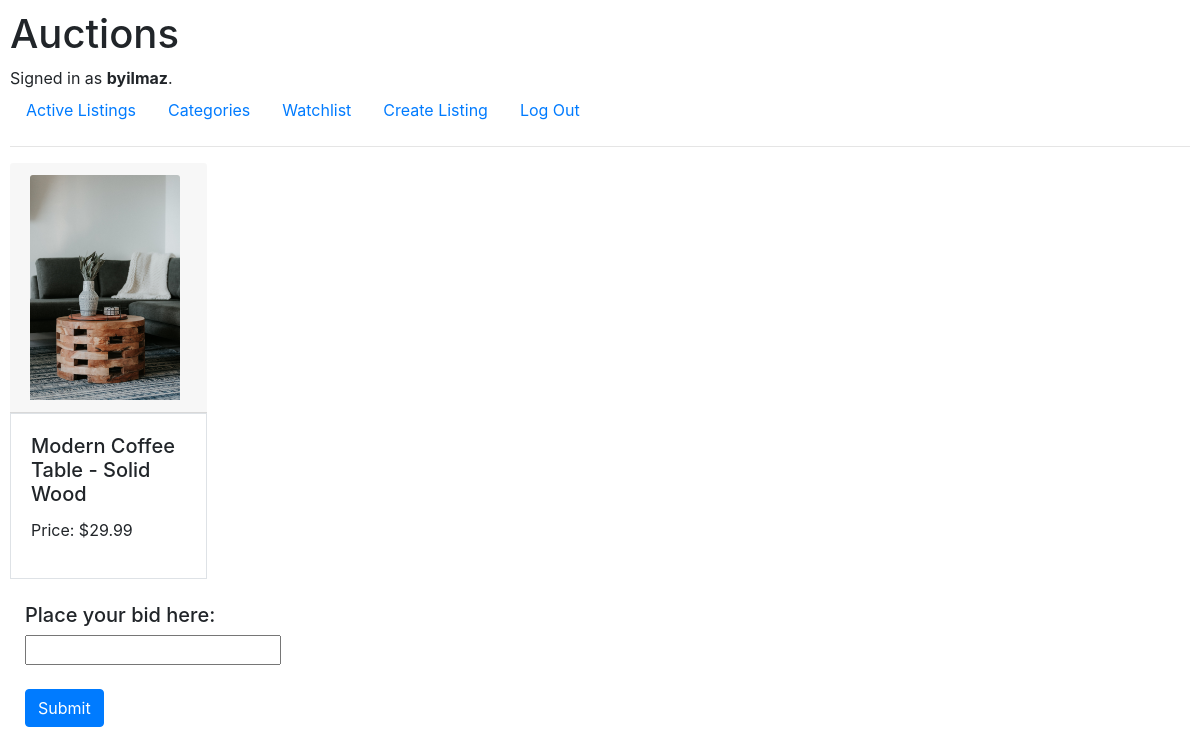
Screenshot of /place_bid/22 (signed in) with the database file from the repository.
### auctions/models.py (models this page shows, shortened)
class User(AbstractUser):
    pass

class Listing(models.Model):
    image = models.ImageField(
        'image', upload_to='auctions/static/auctions/images', default='image')
    status = models.BooleanField(default=True)
    title = models.CharField(max_length=64)
    content = models.TextField()
    starting_price = models.FloatField()
    created_at = models.DateTimeField(auto_now_add=True)
    author = models.ForeignKey(
        User, null=True, blank=True, on_delete=models.DO_NOTHING)
    category = models.ForeignKey(
        Category, null=True, on_delete=models.DO_NOTHING)

### auctions/views.py (the view)
# urls.py: path("place_bid/<int:listing_id>", views.place_bid, name="place_bid"),
@ login_required
def place_bid(request, listing_id):
    listing = get_listing(listing_id)
    bid_list = Bid.objects.filter(listing_id=listing_id)
    if request.method == "POST":
        form = NewBidForm(request.POST, request.FILES)
        if form.is_valid():
            bid = form.save(commit=False)
            bid.listing = listing
            bid.user = request.user
            if len(bid_list):
                max = bid_list.order_by('-bid')[0]
                if bid.bid <= max.bid:
                    messages.error(
                        request, f"The bid needs to be more than the highest bid of ${max.bid}")
                    return HttpResponseRedirect(reverse("listing", args=(listing_id,)))
            if bid.bid < listing.starting_price:
                messages.error(
                    request, "The bid needs to be equal to or more than the listing price")
                return HttpResponseRedirect(reverse("listing", args=(listing_id,)))
            else:
                bid.save()
        try:
            print("Successfully placed the bid!!")
            return HttpResponseRedirect(reverse("listing", args=(listing_id,)))
        except:
            messages.error(
                request, "This bid was not saved in the system.")
            return render(request, "auctions/place_bid.html", {
                "form": form,
                "listing": listing
            })
    else:
        form = NewBidForm()
        return render(request, "auctions/place_bid.html", {
            "form": form,
            "listing": listing
        })

### auctions/forms.py
class NewBidForm(ModelForm):
    bid = forms.FloatField(label='bid')
    class Meta:
        model = Bid
        exclude = ('listing', 'user', 'win')

### auctions/views.py (called while the page is built)
def get_listing(listing_id):
    return Listing.objects.get(id=listing_id)

### auctions/templates/auctions/place_bid.html (shortened to what this page needs)
{% extends "auctions/layout.html" %}
{% block body %}
<div>
    <div class="card-header col-md-2">
        <img  style="max-width:150px;" src={{listing.image.url}}  class="card-img-top" alt="img">
    </div>
    <div class="card-body col-md-2 border">
        <h5 class="card-title">{{listing.title }}</h5>
        <p>Price: ${{listing.starting_price}}</p>
    </div>
</div><br/>
<form action="{% url 'place_bid' listing.id %}" method="POST">
    <div class="col-auto">
        <h5>Place your bid here:</h5>
    </div>
    {% for field in form %}
    <div class="col-auto">
        {{ field }}
    </div>
    {% endfor %}
    <br/>
    <div class="col-auto">
        <input type="submit" class="btn btn-primary me-md-2">
    </div>
    <br/>
</form>
{% endblock %}

### auctions/templates/auctions/layout.html (shortened to what this page needs)
{% load static %}
<!DOCTYPE html>
<html lang="en">
    <head>
        <link rel="stylesheet" href="https://stackpath.bootstrapcdn.com/bootstrap/4.4.1/css/bootstrap.min.css">
        <link href="{% static 'auctions/styles.css' %}" rel="stylesheet">
    </head>
    <body>
        <h1>Auctions</h1>
        <div>
            {% if user.is_authenticated %}
                Signed in as <strong>{{ user.username }}</strong>.
            {% else %}
                Not signed in.
            {% endif %}
        </div>
        <ul class="nav">
            <li class="nav-item">
                <a class="nav-link" href="{% url 'active_listings' %}">Active Listings</a>
            </li>
            <li class="nav-item">
                <a class="nav-link" href="{% url 'categories' %}">Categories</a>
            </li>
            {% if user.is_authenticated %}
                <li class="nav-item">
                    <a class="nav-link" href="{% url 'watchlist' %}">Watchlist<span class="sr-only">(current)</span></a>
                </li>
                <li class="nav-item">
                    <a class="nav-link" href="{% url 'add' %}">Create Listing</a>
                </li>
                <li class="nav-item">
                    <a class="nav-link" href="{% url 'logout' %}">Log Out</a>
                </li>
            {% endif %}
        </ul>
        <hr>
        {% block body %}
        {% endblock %}
    </body>
</html>

### auctions/static/auctions/styles.css (style rules this page uses)
body { padding: 10px; }

### rows the page displays
User: username "byilmaz"
Listing: image (picture), title "Modern Coffee Table - Solid Wood", starting_price "29.99"
